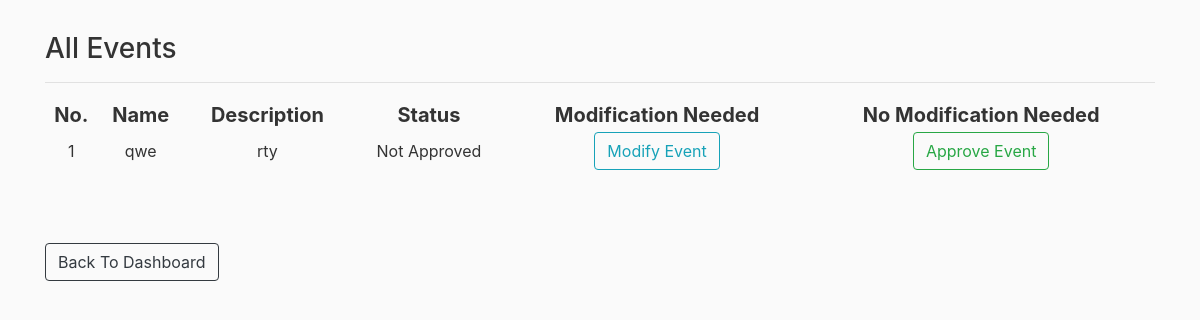
/cp_events (signed in), run on an earlier commit of the app's database.
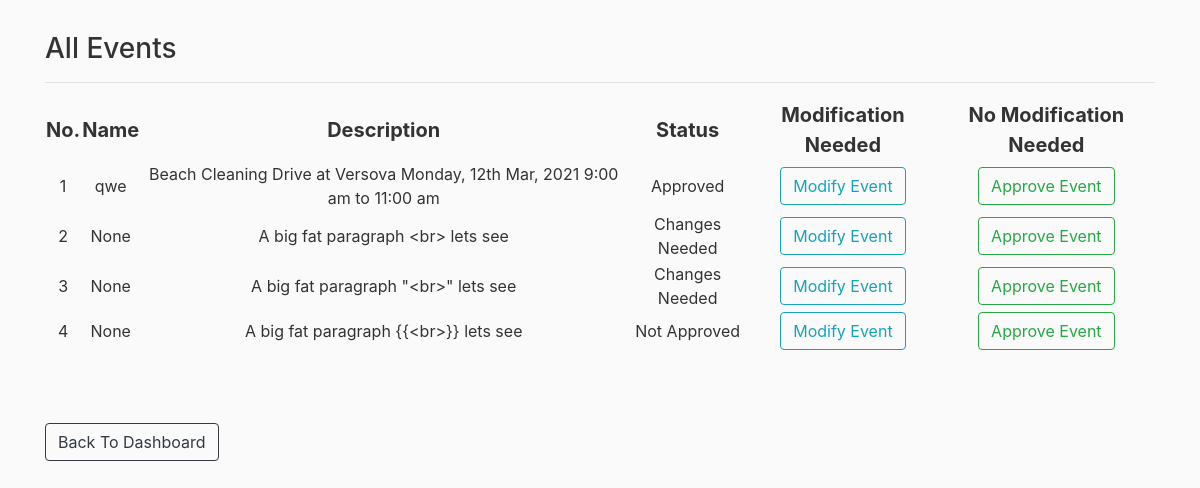
And on a later commit of the database.
### rbac/models.py (models this page shows)
class Event(db.Model):
    id = db.Column(db.Integer, primary_key=True)
    name = db.Column(db.String(50), unique=True)
    description = db.Column(db.String(200), unique=True, nullable=False)
    event_date = db.Column(db.DateTime, index=True, default=datetime.utcnow)
    status = db.Column(db.String(20), nullable=False, default=False) #0=not approved; 1=approved; 2=done
    users_attended = relationship("User", secondary="attendance") #event.users_attended
    users_registered = relationship("User", secondary="registration") #event.users_registered

### rbac/routes.py (the view)
@app.route("/cp_events", methods=['GET','POST'])
@login_required
def cp_events():
    if get_role(current_user) != 'CP':
        return redirect(url_for('home'))
    events = Event.query.all()
    return render_template('cp_events.html',events=events)

### rbac/models.py (called while the page is built)
@login_manager.user_loader
def load_user(user_id):
    return User.query.get(int(user_id))

### rbac/templates/cp_events.html
{% extends "layout.html" %}
{% block content %}
    <h3>All Events</h3>
    <table style="width: 100%; text-align: center;">
        <tr style="font-size: 20px;">
                <th>No.</th>
                <th>Name</th>
                <th>Description</th>
                <th>Status</th>
                <th>Modification Needed</th>
                <th>No Modification Needed</th>
        </tr>
        <hr>
        {% for event in events %}
            <tr>
                <td>{{ loop.index }}</td>
                <td>{{ event.name }}</td>
                <td>{{ event.description }}</td>
                <td>
                    {% if event.status == '1' %}
                        Approved
                    {% elif event.status == '0' %}
                        Not Approved
                    {% elif event.status == '2' %}
                        Changes Needed
                    {% endif %}
                </td>
                <td><a class="btn btn-outline-info" role="button" href="{{ url_for('modify_event',id=event.id)}}">Modify Event</a></td>
                <td><a class="btn btn-outline-success" role="button" href="{{ url_for('approve_event',id=event.id)}}">Approve Event</a></td>
            </tr>
        {% endfor %}
    </table>
    <br><br><br>
    <a href="{{ url_for('cp_dashboard') }}" class="btn btn-outline-dark" >Back To Dashboard</a>
{% endblock content %}

### rbac/templates/layout.html (shortened to what this page needs)
<!DOCTYPE html>
<html lang="en">
<head>
    <link rel="stylesheet" href="https://maxcdn.bootstrapcdn.com/bootstrap/4.0.0/css/bootstrap.min.css">
    <link rel="stylesheet" href="{{ url_for('static', filename='main.css') }}" type="text/css">
</head>
<body >
    <div class="container">
        {% block content %}
        {% endblock content %}
    </div>
</body>
</html>

### rbac/static/main.css (style rules this page uses)
body { background: #fafafa; color: #333333; margin-top: 2rem; }

What changed in the data, as far as the page shows it:
changed Event "qwe": description "rty" → "Beach Cleaning Drive at Versova Monday, 12th Mar, 2021 9:00 am to 11:00 am"; status "Not Approved" → "Approved"
added Event: name "None", description "A big fat paragraph <br> lets see", status "Changes Needed"
added Event: name "None", description "A big fat paragraph \"<br>\" lets see", status "Changes Needed"
added Event: name "None", description "A big fat paragraph {{<br>}} lets see", status "Not Approved"
